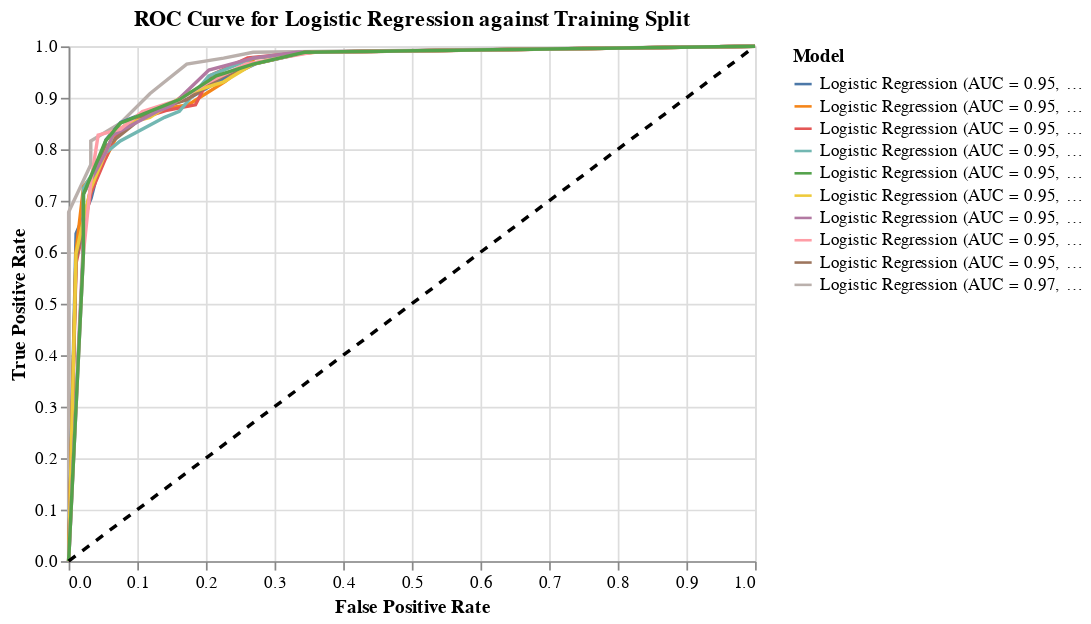
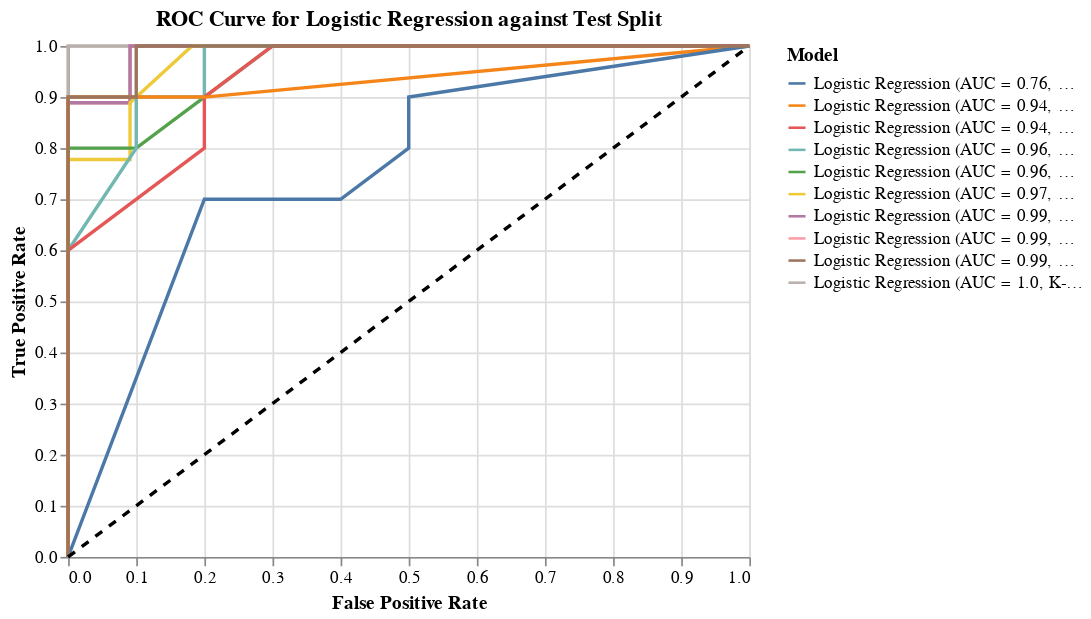

These figures' notebook cell, in order:
### Code cell
%%capture --no-display

rocdict_train = {}
rocdict_test = {}
for fold, (train_index, test_index) in enumerate(skf.split(data.loc[:, ['x1', 'x2']], data.loc[:, 'y'])):
    logmodel = Logistic_regression()
    logmodel.fit(data.loc[train_index, ['x1', 'x2']], data.loc[train_index, 'y'], 1)
    for num, eachSplit in enumerate((train_index, test_index)):
        positives = logmodel.predict_proba(data.loc[eachSplit, ['x1', 'x2']].loc[data.loc[eachSplit, 'y'] == 1, :])
        negatives = logmodel.predict_proba(data.loc[eachSplit, ['x1', 'x2']].loc[data.loc[eachSplit, 'y'] == 0, :])
        templist = {'True Positive Rate': [], 'False Positive Rate': []}
        for i in range(11):
            templist['True Positive Rate'].append((positives > i / 10.0).sum() / positives.shape[0])
            templist['False Positive Rate'].append((negatives > i / 10.0).sum() / negatives.shape[0])

        dftemplist = pd.DataFrame(templist)
        
        auc = round(np.dot(
            ((dftemplist.loc[:, 'True Positive Rate'] + dftemplist.loc[:, 'True Positive Rate'].shift(1)) / 2).dropna(),
            (-dftemplist.loc[:, 'False Positive Rate'] + dftemplist.loc[:, 'False Positive Rate'].shift(1)).dropna()), 2)
        if num == 0:
            rocdict_train[(f"Logistic Regression (AUC = {auc}, K-fold = {fold})", 'True Positive Rate')] = templist['True Positive Rate']
            rocdict_train[(f"Logistic Regression (AUC = {auc}, K-fold = {fold})", 'False Positive Rate')] = templist['False Positive Rate']
        else:
            rocdict_test[(f"Logistic Regression (AUC = {auc}, K-fold = {fold})", 'True Positive Rate')] = templist['True Positive Rate']
            rocdict_test[(f"Logistic Regression (AUC = {auc}, K-fold = {fold})", 'False Positive Rate')] = templist['False Positive Rate']

    
rocdf_train = pd.DataFrame(rocdict_train).stack(level = 0).reset_index(names = ['drop', 'Model'])
rocdf_test = pd.DataFrame(rocdict_test).stack(level = 0).reset_index(names = ['drop', 'Model'])

trainChart = alt.Chart(rocdf_train.sort_values("True Positive Rate"), title = "ROC Curve for Logistic Regression against Training Split").mark_line().encode(x = 'False Positive Rate', y = 'True Positive Rate', color = 'Model')
testChart = alt.Chart(rocdf_test.sort_values("True Positive Rate"), title = "ROC Curve for Logistic Regression against Test Split").mark_line().encode(x = 'False Positive Rate', y = 'True Positive Rate', color = 'Model')

display(trainChart + alt.Chart(pd.DataFrame({'False Positive Rate': [0, 1], 'True Positive Rate': [0, 1]})).mark_line(color = 'black', strokeDash = [5, 5]).encode(x = 'False Positive Rate', y = 'True Positive Rate'))
display(testChart + alt.Chart(pd.DataFrame({'False Positive Rate': [0, 1], 'True Positive Rate': [0, 1]})).mark_line(color = 'black', strokeDash = [5, 5]).encode(x = 'False Positive Rate', y = 'True Positive Rate'))

### Figure 1 — Vega-Lite specification as saved in the notebook (floating-point values rounded to 4 significant figures)
{"config": {"view": {"continuousWidth": 400, "continuousHeight": 300}}, "layer": [{"data": {"name": "data-16eff3f1b97de87124f80a80f99c5341"}, "mark": "line", "encoding": {"color": {"field": "Model", "type": "nominal"}, "x": {"field": "False Positive Rate", "type": "quantitative"}, "y": {"field": "True Positive Rate", "type": "quantitative"}}, "title": "ROC Curve for Logistic Regression against Training Split"}, {"data": {"name": "data-7ec80491351eb1633dfb0aee95354e07"}, "mark": {"type": "line", "color": "black", "strokeDash": [5, 5]}, "encoding": {"x": {"field": "False Positive Rate", "type": "quantitative"}, "y": {"field": "True Positive Rate", "type": "quantitative"}}}], "$schema": "https://vega.github.io/schema/vega-lite/v4.17.0.json", "datasets": {"data-16eff3f1b97de87124f80a80f99c5341": [{"drop": 10, "Model": "Logistic Regression (AUC = 0.97, K-fold = 8)", "False Positive Rate": 0.0, "True Positive Rate": 0.0}, {"drop": 10, "Model": "Logistic Regression (AUC = 0.95, K-fold = 0)", "False Positive Rate": 0.0, "True Positive Rate": 0.0}, {"drop": 10, "Model": "Logistic Regression (AUC = 0.95, K-fold = 1)", "False Positive Rate": 0.0, "True Positive Rate": 0.0}, {"drop": 10, "Model": "Logistic Regression (AUC = 0.95, K-fold = 2)", "False Positive Rate": 0.0, "True Positive Rate": 0.0}, {"drop": 10, "Model": "Logistic Regression (AUC = 0.95, K-fold = 3)", "False Positive Rate": 0.0, "True Positive Rate": 0.0}, {"drop": 10, "Model": "Logistic Regression (AUC = 0.95, K-fold = 9)", "False Positive Rate": 0.0, "True Positive Rate": 0.0}, {"drop": 10, "Model": "Logistic Regression (AUC = 0.95, K-fold = 5)", "False Positive Rate": 0.0, "True Positive Rate": 0.0}, {"drop": 10, "Model": "Logistic Regression (AUC = 0.95, K-fold = 6)", "False Positive Rate": 0.0, "True Positive Rate": 0.0}, {"drop": 10, "Model": "Logistic Regression (AUC = 0.95, K-fold = 7)", "False Positive Rate": 0.0, "True Positive Rate": 0.0}, {"drop": 10, "Model": "Logistic Regression (AUC = 0.95, K-fold = 4)", "False Positive Rate": 0.0, "True Positive Rate": 0.0}, {"drop": 9, "Model": "Logistic Regression (AUC = 0.95, K-fold = 2)", "False Positive Rate": 0.01087, "True Positive Rate": 0.5795}, {"drop": 9, "Model": "Logistic Regression (AUC = 0.95, K-fold = 9)", "False Positive Rate": 0.01075, "True Positive Rate": 0.5862}, {"drop": 9, "Model": "Logistic Regression (AUC = 0.95, K-fold = 7)", "False Positive Rate": 0.02151, "True Positive Rate": 0.5977}, {"drop": 9, "Model": "Logistic Regression (AUC = 0.95, K-fold = 5)", "False Positive Rate": 0.01075, "True Positive Rate": 0.5977}, {"drop": 9, "Model": "Logistic Regression (AUC = 0.95, K-fold = 4)", "False Positive Rate": 0.02151, "True Positive Rate": 0.5977}, {"drop": 9, "Model": "Logistic Regression (AUC = 0.95, K-fold = 3)", "False Positive Rate": 0.02151, "True Positive Rate": 0.5977}, {"drop": 9, "Model": "Logistic Regression (AUC = 0.95, K-fold = 1)", "False Positive Rate": 0.01087, "True Positive Rate": 0.6023}, {"drop": 9, "Model": "Logistic Regression (AUC = 0.95, K-fold = 6)", "False Positive Rate": 0.02151, "True Positive Rate": 0.6207}, {"drop": 9, "Model": "Logistic Regression (AUC = 0.95, K-fold = 0)", "False Positive Rate": 0.01087, "True Positive Rate": 0.6364}, {"drop": 9, "Model": "Logistic Regression (AUC = 0.97, K-fold = 8)", "False Positive Rate": 0.0, "True Positive Rate": 0.6782}, {"drop": 8, "Model": "Logistic Regression (AUC = 0.95, K-fold = 0)", "False Positive Rate": 0.03261, "True Positive Rate": 0.7045}, {"drop": 8, "Model": "Logistic Regression (AUC = 0.95, K-fold = 6)", "False Positive Rate": 0.02151, "True Positive Rate": 0.7126}, {"drop": 8, "Model": "Logistic Regression (AUC = 0.95, K-fold = 4)", "False Positive Rate": 0.02151, "True Positive Rate": 0.7126}, {"drop": 8, "Model": "Logistic Regression (AUC = 0.95, K-fold = 2)", "False Positive Rate": 0.03261, "True Positive Rate": 0.7159}, {"drop": 8, "Model": "Logistic Regression (AUC = 0.95, K-fold = 3)", "False Positive Rate": 0.02151, "True Positive Rate": 0.7241}, {"drop": 8, "Model": "Logistic Regression (AUC = 0.95, K-fold = 9)", "False Positive Rate": 0.03226, "True Positive Rate": 0.7241}, {"drop": 8, "Model": "Logistic Regression (AUC = 0.95, K-fold = 5)", "False Positive Rate": 0.03226, "True Positive Rate": 0.7241}, {"drop": 8, "Model": "Logistic Regression (AUC = 0.95, K-fold = 1)", "False Positive Rate": 0.02174, "True Positive Rate": 0.7273}, {"drop": 8, "Model": "Logistic Regression (AUC = 0.95, K-fold = 7)", "False Positive Rate": 0.03226, "True Positive Rate": 0.7356}, {"drop": 8, "Model": "Logistic Regression (AUC = 0.97, K-fold = 8)", "False Positive Rate": 0.03226, "True Positive Rate": 0.7701}, {"drop": 7, "Model": "Logistic Regression (AUC = 0.95, K-fold = 1)", "False Positive Rate": 0.05435, "True Positive Rate": 0.7841}, {"drop": 7, "Model": "Logistic Regression (AUC = 0.95, K-fold = 3)", "False Positive Rate": 0.05376, "True Positive Rate": 0.7931}, {"drop": 7, "Model": "Logistic Regression (AUC = 0.95, K-fold = 6)", "False Positive Rate": 0.05376, "True Positive Rate": 0.7931}, {"drop": 7, "Model": "Logistic Regression (AUC = 0.95, K-fold = 9)", "False Positive Rate": 0.05376, "True Positive Rate": 0.8046}, {"drop": 7, "Model": "Logistic Regression (AUC = 0.95, K-fold = 4)", "False Positive Rate": 0.05376, "True Positive Rate": 0.8161}, {"drop": 7, "Model": "Logistic Regression (AUC = 0.97, K-fold = 8)", "False Positive Rate": 0.03226, "True Positive Rate": 0.8161}, {"drop": 6, "Model": "Logistic Regression (AUC = 0.95, K-fold = 3)", "False Positive Rate": 0.07527, "True Positive Rate": 0.8161}, {"drop": 7, "Model": "Logistic Regression (AUC = 0.95, K-fold = 2)", "False Positive Rate": 0.06522, "True Positive Rate": 0.8182}, {"drop": 7, "Model": "Logistic Regression (AUC = 0.95, K-fold = 0)", "False Positive Rate": 0.05435, "True Positive Rate": 0.8182}, {"drop": 7, "Model": "Logistic Regression (AUC = 0.95, K-fold = 7)", "False Positive Rate": 0.04301, "True Positive Rate": 0.8276}, {"drop": 7, "Model": "Logistic Regression (AUC = 0.95, K-fold = 5)", "False Positive Rate": 0.06452, "True Positive Rate": 0.8276}, {"drop": 6, "Model": "Logistic Regression (AUC = 0.95, K-fold = 6)", "False Positive Rate": 0.06452, "True Positive Rate": 0.8276}, {"drop": 6, "Model": "Logistic Regression (AUC = 0.95, K-fold = 7)", "False Positive Rate": 0.07527, "True Positive Rate": 0.8391}, {"drop": 6, "Model": "Logistic Regression (AUC = 0.95, K-fold = 9)", "False Positive Rate": 0.08602, "True Positive Rate": 0.8391}, {"drop": 6, "Model": "Logistic Regression (AUC = 0.95, K-fold = 1)", "False Positive Rate": 0.07609, "True Positive Rate": 0.8409}, {"drop": 6, "Model": "Logistic Regression (AUC = 0.95, K-fold = 5)", "False Positive Rate": 0.08602, "True Positive Rate": 0.8506}, {"drop": 6, "Model": "Logistic Regression (AUC = 0.97, K-fold = 8)", "False Positive Rate": 0.07527, "True Positive Rate": 0.8506}, {"drop": 6, "Model": "Logistic Regression (AUC = 0.95, K-fold = 4)", "False Positive Rate": 0.07527, "True Positive Rate": 0.8506}, {"drop": 6, "Model": "Logistic Regression (AUC = 0.95, K-fold = 2)", "False Positive Rate": 0.08696, "True Positive Rate": 0.8523}, {"drop": 6, "Model": "Logistic Regression (AUC = 0.95, K-fold = 0)", "False Positive Rate": 0.07609, "True Positive Rate": 0.8523}, {"drop": 5, "Model": "Logistic Regression (AUC = 0.95, K-fold = 5)", "False Positive Rate": 0.1183, "True Positive Rate": 0.8621}, {"drop": 5, "Model": "Logistic Regression (AUC = 0.95, K-fold = 3)", "False Positive Rate": 0.1398, "True Positive Rate": 0.8621}, {"drop": 5, "Model": "Logistic Regression (AUC = 0.95, K-fold = 9)", "False Positive Rate": 0.1183, "True Positive Rate": 0.8736}, {"drop": 5, "Model": "Logistic Regression (AUC = 0.95, K-fold = 7)", "False Positive Rate": 0.1075, "True Positive Rate": 0.8736}, {"drop": 5, "Model": "Logistic Regression (AUC = 0.95, K-fold = 6)", "False Positive Rate": 0.129, "True Positive Rate": 0.8736}, {"drop": 5, "Model": "Logistic Regression (AUC = 0.95, K-fold = 4)", "False Positive Rate": 0.1183, "True Positive Rate": 0.8736}, {"drop": 4, "Model": "Logistic Regression (AUC = 0.95, K-fold = 3)", "False Positive Rate": 0.1613, "True Positive Rate": 0.8736}, {"drop": 5, "Model": "Logistic Regression (AUC = 0.95, K-fold = 2)", "False Positive Rate": 0.1413, "True Positive Rate": 0.875}, {"drop": 5, "Model": "Logistic Regression (AUC = 0.95, K-fold = 1)", "False Positive Rate": 0.1196, "True Positive Rate": 0.875}, {"drop": 5, "Model": "Logistic Regression (AUC = 0.95, K-fold = 0)", "False Positive Rate": 0.1196, "True Positive Rate": 0.875}, {"drop": 4, "Model": "Logistic Regression (AUC = 0.95, K-fold = 6)", "False Positive Rate": 0.1505, "True Positive Rate": 0.8851}, {"drop": 4, "Model": "Logistic Regression (AUC = 0.95, K-fold = 2)", "False Positive Rate": 0.1848, "True Positive Rate": 0.8864}, {"drop": 4, "Model": "Logistic Regression (AUC = 0.95, K-fold = 1)", "False Positive Rate": 0.1739, "True Positive Rate": 0.8864}, {"drop": 4, "Model": "Logistic Regression (AUC = 0.95, K-fold = 9)", "False Positive Rate": 0.172, "True Positive Rate": 0.8966}, {"drop": 4, "Model": "Logistic Regression (AUC = 0.95, K-fold = 7)", "False Positive Rate": 0.1613, "True Positive Rate": 0.8966}, {"drop": 4, "Model": "Logistic Regression (AUC = 0.95, K-fold = 4)", "False Positive Rate": 0.1613, "True Positive Rate": 0.8966}, {"drop": 4, "Model": "Logistic Regression (AUC = 0.95, K-fold = 0)", "False Positive Rate": 0.1739, "True Positive Rate": 0.8977}, {"drop": 5, "Model": "Logistic Regression (AUC = 0.97, K-fold = 8)", "False Positive Rate": 0.1183, "True Positive Rate": 0.908}, {"drop": 4, "Model": "Logistic Regression (AUC = 0.95, K-fold = 5)", "False Positive Rate": 0.172, "True Positive Rate": 0.908}, {"drop": 4, "Model": "Logistic Regression (AUC = 0.97, K-fold = 8)", "False Positive Rate": 0.129, "True Positive Rate": 0.9195}, {"drop": 3, "Model": "Logistic Regression (AUC = 0.95, K-fold = 5)", "False Positive Rate": 0.2258, "True Positive Rate": 0.931}, {"drop": 3, "Model": "Logistic Regression (AUC = 0.95, K-fold = 7)", "False Positive Rate": 0.2043, "True Positive Rate": 0.931}, {"drop": 3, "Model": "Logistic Regression (AUC = 0.95, K-fold = 0)", "False Positive Rate": 0.2174, "True Positive Rate": 0.9318}, {"drop": 3, "Model": "Logistic Regression (AUC = 0.95, K-fold = 1)", "False Positive Rate": 0.2283, "True Positive Rate": 0.9318}, {"drop": 3, "Model": "Logistic Regression (AUC = 0.95, K-fold = 3)", "False Positive Rate": 0.2043, "True Positive Rate": 0.9425}, {"drop": 3, "Model": "Logistic Regression (AUC = 0.95, K-fold = 9)", "False Positive Rate": 0.2258, "True Positive Rate": 0.9425}, {"drop": 3, "Model": "Logistic Regression (AUC = 0.95, K-fold = 4)", "False Positive Rate": 0.2151, "True Positive Rate": 0.9425}, {"drop": 3, "Model": "Logistic Regression (AUC = 0.95, K-fold = 2)", "False Positive Rate": 0.2065, "True Positive Rate": 0.9432}, {"drop": 3, "Model": "Logistic Regression (AUC = 0.95, K-fold = 6)", "False Positive Rate": 0.2043, "True Positive Rate": 0.954}, {"drop": 2, "Model": "Logistic Regression (AUC = 0.95, K-fold = 5)", "False Positive Rate": 0.2688, "True Positive Rate": 0.9655}, {"drop": 2, "Model": "Logistic Regression (AUC = 0.95, K-fold = 9)", "False Positive Rate": 0.2688, "True Positive Rate": 0.9655}, {"drop": 2, "Model": "Logistic Regression (AUC = 0.95, K-fold = 7)", "False Positive Rate": 0.2581, "True Positive Rate": 0.9655}, {"drop": 3, "Model": "Logistic Regression (AUC = 0.97, K-fold = 8)", "False Positive Rate": 0.172, "True Positive Rate": 0.9655}, {"drop": 2, "Model": "Logistic Regression (AUC = 0.95, K-fold = 4)", "False Positive Rate": 0.2688, "True Positive Rate": 0.9655}, {"drop": 2, "Model": "Logistic Regression (AUC = 0.95, K-fold = 0)", "False Positive Rate": 0.2717, "True Positive Rate": 0.9659}, {"drop": 2, "Model": "Logistic Regression (AUC = 0.95, K-fold = 6)", "False Positive Rate": 0.2688, "True Positive Rate": 0.977}, {"drop": 2, "Model": "Logistic Regression (AUC = 0.97, K-fold = 8)", "False Positive Rate": 0.2258, "True Positive Rate": 0.977}, {"drop": 2, "Model": "Logistic Regression (AUC = 0.95, K-fold = 3)", "False Positive Rate": 0.2688, "True Positive Rate": 0.977}, {"drop": 2, "Model": "Logistic Regression (AUC = 0.95, K-fold = 2)", "False Positive Rate": 0.2609, "True Positive Rate": 0.9773}, {"drop": 2, "Model": "Logistic Regression (AUC = 0.95, K-fold = 1)", "False Positive Rate": 0.2717, "True Positive Rate": 0.9773}, {"drop": 1, "Model": "Logistic Regression (AUC = 0.97, K-fold = 8)", "False Positive Rate": 0.2688, "True Positive Rate": 0.9885}, {"drop": 1, "Model": "Logistic Regression (AUC = 0.95, K-fold = 9)", "False Positive Rate": 0.3441, "True Positive Rate": 0.9885}, {"drop": 1, "Model": "Logistic Regression (AUC = 0.95, K-fold = 7)", "False Positive Rate": 0.3548, "True Positive Rate": 0.9885}, {"drop": 1, "Model": "Logistic Regression (AUC = 0.95, K-fold = 6)", "False Positive Rate": 0.3333, "True Positive Rate": 0.9885}, {"drop": 1, "Model": "Logistic Regression (AUC = 0.95, K-fold = 5)", "False Positive Rate": 0.3441, "True Positive Rate": 0.9885}, {"drop": 1, "Model": "Logistic Regression (AUC = 0.95, K-fold = 4)", "False Positive Rate": 0.3441, "True Positive Rate": 0.9885}, {"drop": 1, "Model": "Logistic Regression (AUC = 0.95, K-fold = 3)", "False Positive Rate": 0.3548, "True Positive Rate": 0.9885}, {"drop": 1, "Model": "Logistic Regression (AUC = 0.95, K-fold = 0)", "False Positive Rate": 0.3478, "True Positive Rate": 0.9886}, {"drop": 1, "Model": "Logistic Regression (AUC = 0.95, K-fold = 1)", "False Positive Rate": 0.3587, "True Positive Rate": 0.9886}, {"drop": 1, "Model": "Logistic Regression (AUC = 0.95, K-fold = 2)", "False Positive Rate": 0.3478, "True Positive Rate": 0.9886}, {"drop": 0, "Model": "Logistic Regression (AUC = 0.97, K-fold = 8)", "False Positive Rate": 1.0, "True Positive Rate": 1.0}, {"drop": 0, "Model": "Logistic Regression (AUC = 0.95, K-fold = 9)", "False Positive Rate": 1.0, "True Positive Rate": 1.0}, {"drop": 0, "Model": "Logistic Regression (AUC = 0.95, K-fold = 7)", "False Positive Rate": 1.0, "True Positive Rate": 1.0}, {"drop": 0, "Model": "Logistic Regression (AUC = 0.95, K-fold = 6)", "False Positive Rate": 1.0, "True Positive Rate": 1.0}, {"drop": 0, "Model": "Logistic Regression (AUC = 0.95, K-fold = 5)", "False Positive Rate": 1.0, "True Positive Rate": 1.0}, {"drop": 0, "Model": "Logistic Regression (AUC = 0.95, K-fold = 4)", "False Positive Rate": 1.0, "True Positive Rate": 1.0}, {"drop": 0, "Model": "Logistic Regression (AUC = 0.95, K-fold = 3)", "False Positive Rate": 1.0, "True Positive Rate": 1.0}, {"drop": 0, "Model": "Logistic Regression (AUC = 0.95, K-fold = 2)", "False Positive Rate": 1.0, "True Positive Rate": 1.0}, {"drop": 0, "Model": "Logistic Regression (AUC = 0.95, K-fold = 1)", "False Positive Rate": 1.0, "True Positive Rate": 1.0}, {"drop": 0, "Model": "Logistic Regression (AUC = 0.95, K-fold = 0)", "False Positive Rate": 1.0, "True Positive Rate": 1.0}], "data-7ec80491351eb1633dfb0aee95354e07": [{"False Positive Rate": 0, "True Positive Rate": 0}, {"False Positive Rate": 1, "True Positive Rate": 1}]}}

### Figure 2 — Vega-Lite specification as saved in the notebook (floating-point values rounded to 4 significant figures)
{"config": {"view": {"continuousWidth": 400, "continuousHeight": 300}}, "layer": [{"data": {"name": "data-d2c0848bf4b414d80c28e8a49fc34463"}, "mark": "line", "encoding": {"color": {"field": "Model", "type": "nominal"}, "x": {"field": "False Positive Rate", "type": "quantitative"}, "y": {"field": "True Positive Rate", "type": "quantitative"}}, "title": "ROC Curve for Logistic Regression against Test Split"}, {"data": {"name": "data-7ec80491351eb1633dfb0aee95354e07"}, "mark": {"type": "line", "color": "black", "strokeDash": [5, 5]}, "encoding": {"x": {"field": "False Positive Rate", "type": "quantitative"}, "y": {"field": "True Positive Rate", "type": "quantitative"}}}], "$schema": "https://vega.github.io/schema/vega-lite/v4.17.0.json", "datasets": {"data-d2c0848bf4b414d80c28e8a49fc34463": [{"drop": 10, "Model": "Logistic Regression (AUC = 1.0, K-fold = 3)", "False Positive Rate": 0.0, "True Positive Rate": 0.0}, {"drop": 10, "Model": "Logistic Regression (AUC = 0.99, K-fold = 2)", "False Positive Rate": 0.0, "True Positive Rate": 0.0}, {"drop": 10, "Model": "Logistic Regression (AUC = 0.99, K-fold = 1)", "False Positive Rate": 0.0, "True Positive Rate": 0.0}, {"drop": 10, "Model": "Logistic Regression (AUC = 0.97, K-fold = 0)", "False Positive Rate": 0.0, "True Positive Rate": 0.0}, {"drop": 10, "Model": "Logistic Regression (AUC = 0.96, K-fold = 5)", "False Positive Rate": 0.0, "True Positive Rate": 0.0}, {"drop": 10, "Model": "Logistic Regression (AUC = 0.96, K-fold = 4)", "False Positive Rate": 0.0, "True Positive Rate": 0.0}, {"drop": 10, "Model": "Logistic Regression (AUC = 0.94, K-fold = 7)", "False Positive Rate": 0.0, "True Positive Rate": 0.0}, {"drop": 10, "Model": "Logistic Regression (AUC = 0.94, K-fold = 6)", "False Positive Rate": 0.0, "True Positive Rate": 0.0}, {"drop": 10, "Model": "Logistic Regression (AUC = 0.76, K-fold = 8)", "False Positive Rate": 0.0, "True Positive Rate": 0.0}, {"drop": 10, "Model": "Logistic Regression (AUC = 0.99, K-fold = 9)", "False Positive Rate": 0.0, "True Positive Rate": 0.0}, {"drop": 9, "Model": "Logistic Regression (AUC = 0.97, K-fold = 0)", "False Positive Rate": 0.0, "True Positive Rate": 0.2222}, {"drop": 9, "Model": "Logistic Regression (AUC = 0.99, K-fold = 1)", "False Positive Rate": 0.0, "True Positive Rate": 0.5556}, {"drop": 8, "Model": "Logistic Regression (AUC = 0.96, K-fold = 5)", "False Positive Rate": 0.0, "True Positive Rate": 0.6}, {"drop": 9, "Model": "Logistic Regression (AUC = 0.96, K-fold = 5)", "False Positive Rate": 0.0, "True Positive Rate": 0.6}, {"drop": 9, "Model": "Logistic Regression (AUC = 0.96, K-fold = 4)", "False Positive Rate": 0.0, "True Positive Rate": 0.6}, {"drop": 9, "Model": "Logistic Regression (AUC = 0.94, K-fold = 7)", "False Positive Rate": 0.0, "True Positive Rate": 0.6}, {"drop": 9, "Model": "Logistic Regression (AUC = 1.0, K-fold = 3)", "False Positive Rate": 0.0, "True Positive Rate": 0.6}, {"drop": 8, "Model": "Logistic Regression (AUC = 0.94, K-fold = 7)", "False Positive Rate": 0.0, "True Positive Rate": 0.6}, {"drop": 8, "Model": "Logistic Regression (AUC = 0.99, K-fold = 1)", "False Positive Rate": 0.0, "True Positive Rate": 0.6667}, {"drop": 6, "Model": "Logistic Regression (AUC = 0.76, K-fold = 8)", "False Positive Rate": 0.3, "True Positive Rate": 0.7}, {"drop": 7, "Model": "Logistic Regression (AUC = 0.76, K-fold = 8)", "False Positive Rate": 0.2, "True Positive Rate": 0.7}, {"drop": 7, "Model": "Logistic Regression (AUC = 0.96, K-fold = 5)", "False Positive Rate": 0.0, "True Positive Rate": 0.7}, {"drop": 3, "Model": "Logistic Regression (AUC = 0.76, K-fold = 8)", "False Positive Rate": 0.4, "True Positive Rate": 0.7}, {"drop": 8, "Model": "Logistic Regression (AUC = 0.76, K-fold = 8)", "False Positive Rate": 0.2, "True Positive Rate": 0.7}, {"drop": 4, "Model": "Logistic Regression (AUC = 0.76, K-fold = 8)", "False Positive Rate": 0.4, "True Positive Rate": 0.7}, {"drop": 5, "Model": "Logistic Regression (AUC = 0.76, K-fold = 8)", "False Positive Rate": 0.3, "True Positive Rate": 0.7}, {"drop": 8, "Model": "Logistic Regression (AUC = 0.99, K-fold = 9)", "False Positive Rate": 0.0, "True Positive Rate": 0.7}, {"drop": 8, "Model": "Logistic Regression (AUC = 1.0, K-fold = 3)", "False Positive Rate": 0.0, "True Positive Rate": 0.7}, {"drop": 9, "Model": "Logistic Regression (AUC = 0.76, K-fold = 8)", "False Positive Rate": 0.2, "True Positive Rate": 0.7}, {"drop": 9, "Model": "Logistic Regression (AUC = 0.99, K-fold = 9)", "False Positive Rate": 0.0, "True Positive Rate": 0.7}, {"drop": 8, "Model": "Logistic Regression (AUC = 0.97, K-fold = 0)", "False Positive Rate": 0.0, "True Positive Rate": 0.7778}, {"drop": 5, "Model": "Logistic Regression (AUC = 0.99, K-fold = 1)", "False Positive Rate": 0.0, "True Positive Rate": 0.7778}, {"drop": 7, "Model": "Logistic Regression (AUC = 0.99, K-fold = 1)", "False Positive Rate": 0.0, "True Positive Rate": 0.7778}, {"drop": 7, "Model": "Logistic Regression (AUC = 0.97, K-fold = 0)", "False Positive Rate": 0.09091, "True Positive Rate": 0.7778}, {"drop": 9, "Model": "Logistic Regression (AUC = 0.99, K-fold = 2)", "False Positive Rate": 0.0, "True Positive Rate": 0.7778}, {"drop": 6, "Model": "Logistic Regression (AUC = 0.99, K-fold = 1)", "False Positive Rate": 0.0, "True Positive Rate": 0.7778}, {"drop": 6, "Model": "Logistic Regression (AUC = 0.97, K-fold = 0)", "False Positive Rate": 0.09091, "True Positive Rate": 0.7778}, {"drop": 6, "Model": "Logistic Regression (AUC = 0.96, K-fold = 4)", "False Positive Rate": 0.1, "True Positive Rate": 0.8}, {"drop": 8, "Model": "Logistic Regression (AUC = 0.94, K-fold = 6)", "False Positive Rate": 0.0, "True Positive Rate": 0.8}, {"drop": 8, "Model": "Logistic Regression (AUC = 0.96, K-fold = 4)", "False Positive Rate": 0.1, "True Positive Rate": 0.8}, {"drop": 7, "Model": "Logistic Regression (AUC = 0.94, K-fold = 7)", "False Positive Rate": 0.2, "True Positive Rate": 0.8}, {"drop": 7, "Model": "Logistic Regression (AUC = 0.96, K-fold = 4)", "False Positive Rate": 0.1, "True Positive Rate": 0.8}, {"drop": 7, "Model": "Logistic Regression (AUC = 0.99, K-fold = 9)", "False Positive Rate": 0.0, "True Positive Rate": 0.8}, {"drop": 6, "Model": "Logistic Regression (AUC = 0.96, K-fold = 5)", "False Positive Rate": 0.0, "True Positive Rate": 0.8}, {"drop": 9, "Model": "Logistic Regression (AUC = 0.94, K-fold = 6)", "False Positive Rate": 0.0, "True Positive Rate": 0.8}, {"drop": 5, "Model": "Logistic Regression (AUC = 0.96, K-fold = 5)", "False Positive Rate": 0.0, "True Positive Rate": 0.8}, {"drop": 2, "Model": "Logistic Regression (AUC = 0.76, K-fold = 8)", "False Positive Rate": 0.5, "True Positive Rate": 0.8}, {"drop": 4, "Model": "Logistic Regression (AUC = 0.96, K-fold = 5)", "False Positive Rate": 0.1, "True Positive Rate": 0.8}, {"drop": 3, "Model": "Logistic Regression (AUC = 0.96, K-fold = 5)", "False Positive Rate": 0.1, "True Positive Rate": 0.8}, {"drop": 4, "Model": "Logistic Regression (AUC = 0.99, K-fold = 1)", "False Positive Rate": 0.0, "True Positive Rate": 0.8889}, {"drop": 8, "Model": "Logistic Regression (AUC = 0.99, K-fold = 2)", "False Positive Rate": 0.0, "True Positive Rate": 0.8889}, {"drop": 2, "Model": "Logistic Regression (AUC = 0.99, K-fold = 1)", "False Positive Rate": 0.09091, "True Positive Rate": 0.8889}, {"drop": 4, "Model": "Logistic Regression (AUC = 0.97, K-fold = 0)", "False Positive Rate": 0.09091, "True Positive Rate": 0.8889}, {"drop": 6, "Model": "Logistic Regression (AUC = 0.99, K-fold = 2)", "False Positive Rate": 0.09091, "True Positive Rate": 0.8889}, {"drop": 3, "Model": "Logistic Regression (AUC = 0.99, K-fold = 1)", "False Positive Rate": 0.0, "True Positive Rate": 0.8889}, {"drop": 7, "Model": "Logistic Regression (AUC = 0.99, K-fold = 2)", "False Positive Rate": 0.0, "True Positive Rate": 0.8889}, {"drop": 5, "Model": "Logistic Regression (AUC = 0.97, K-fold = 0)", "False Positive Rate": 0.09091, "True Positive Rate": 0.8889}, {"drop": 4, "Model": "Logistic Regression (AUC = 0.94, K-fold = 7)", "False Positive Rate": 0.2, "True Positive Rate": 0.9}, {"drop": 4, "Model": "Logistic Regression (AUC = 0.99, K-fold = 9)", "False Positive Rate": 0.1, "True Positive Rate": 0.9}, {"drop": 2, "Model": "Logistic Regression (AUC = 0.94, K-fold = 6)", "False Positive Rate": 0.2, "True Positive Rate": 0.9}, {"drop": 2, "Model": "Logistic Regression (AUC = 0.96, K-fold = 5)", "False Positive Rate": 0.2, "True Positive Rate": 0.9}, {"drop": 7, "Model": "Logistic Regression (AUC = 1.0, K-fold = 3)", "False Positive Rate": 0.0, "True Positive Rate": 0.9}, {"drop": 1, "Model": "Logistic Regression (AUC = 0.94, K-fold = 6)", "False Positive Rate": 0.2, "True Positive Rate": 0.9}, {"drop": 5, "Model": "Logistic Regression (AUC = 0.94, K-fold = 6)", "False Positive Rate": 0.2, "True Positive Rate": 0.9}, {"drop": 1, "Model": "Logistic Regression (AUC = 0.76, K-fold = 8)", "False Positive Rate": 0.5, "True Positive Rate": 0.9}, {"drop": 3, "Model": "Logistic Regression (AUC = 0.94, K-fold = 6)", "False Positive Rate": 0.2, "True Positive Rate": 0.9}, {"drop": 7, "Model": "Logistic Regression (AUC = 0.94, K-fold = 6)", "False Positive Rate": 0.0, "True Positive Rate": 0.9}, {"drop": 6, "Model": "Logistic Regression (AUC = 0.99, K-fold = 9)", "False Positive Rate": 0.0, "True Positive Rate": 0.9}, {"drop": 5, "Model": "Logistic Regression (AUC = 0.94, K-fold = 7)", "False Positive Rate": 0.2, "True Positive Rate": 0.9}, {"drop": 6, "Model": "Logistic Regression (AUC = 0.94, K-fold = 6)", "False Positive Rate": 0.2, "True Positive Rate": 0.9}, {"drop": 4, "Model": "Logistic Regression (AUC = 0.96, K-fold = 4)", "False Positive Rate": 0.2, "True Positive Rate": 0.9}, {"drop": 5, "Model": "Logistic Regression (AUC = 0.99, K-fold = 9)", "False Positive Rate": 0.1, "True Positive Rate": 0.9}, {"drop": 4, "Model": "Logistic Regression (AUC = 0.94, K-fold = 6)", "False Positive Rate": 0.2, "True Positive Rate": 0.9}, {"drop": 6, "Model": "Logistic Regression (AUC = 0.94, K-fold = 7)", "False Positive Rate": 0.2, "True Positive Rate": 0.9}, {"drop": 5, "Model": "Logistic Regression (AUC = 0.96, K-fold = 4)", "False Positive Rate": 0.1, "True Positive Rate": 0.9}, {"drop": 0, "Model": "Logistic Regression (AUC = 0.94, K-fold = 6)", "False Positive Rate": 1.0, "True Positive Rate": 1.0}, {"drop": 1, "Model": "Logistic Regression (AUC = 0.97, K-fold = 0)", "False Positive Rate": 0.3636, "True Positive Rate": 1.0}, {"drop": 1, "Model": "Logistic Regression (AUC = 0.96, K-fold = 5)", "False Positive Rate": 0.3, "True Positive Rate": 1.0}, {"drop": 0, "Model": "Logistic Regression (AUC = 0.94, K-fold = 7)", "False Positive Rate": 1.0, "True Positive Rate": 1.0}, {"drop": 1, "Model": "Logistic Regression (AUC = 0.96, K-fold = 4)", "False Positive Rate": 0.4, "True Positive Rate": 1.0}, {"drop": 0, "Model": "Logistic Regression (AUC = 0.99, K-fold = 1)", "False Positive Rate": 1.0, "True Positive Rate": 1.0}, {"drop": 0, "Model": "Logistic Regression (AUC = 0.96, K-fold = 4)", "False Positive Rate": 1.0, "True Positive Rate": 1.0}, {"drop": 0, "Model": "Logistic Regression (AUC = 0.96, K-fold = 5)", "False Positive Rate": 1.0, "True Positive Rate": 1.0}, {"drop": 0, "Model": "Logistic Regression (AUC = 0.97, K-fold = 0)", "False Positive Rate": 1.0, "True Positive Rate": 1.0}, {"drop": 0, "Model": "Logistic Regression (AUC = 1.0, K-fold = 3)", "False Positive Rate": 1.0, "True Positive Rate": 1.0}, {"drop": 0, "Model": "Logistic Regression (AUC = 0.99, K-fold = 9)", "False Positive Rate": 1.0, "True Positive Rate": 1.0}, {"drop": 1, "Model": "Logistic Regression (AUC = 0.99, K-fold = 1)", "False Positive Rate": 0.09091, "True Positive Rate": 1.0}, {"drop": 0, "Model": "Logistic Regression (AUC = 0.99, K-fold = 2)", "False Positive Rate": 1.0, "True Positive Rate": 1.0}, {"drop": 1, "Model": "Logistic Regression (AUC = 0.94, K-fold = 7)", "False Positive Rate": 0.3, "True Positive Rate": 1.0}, {"drop": 1, "Model": "Logistic Regression (AUC = 0.99, K-fold = 2)", "False Positive Rate": 0.5455, "True Positive Rate": 1.0}, {"drop": 2, "Model": "Logistic Regression (AUC = 0.97, K-fold = 0)", "False Positive Rate": 0.1818, "True Positive Rate": 1.0}, {"drop": 1, "Model": "Logistic Regression (AUC = 1.0, K-fold = 3)", "False Positive Rate": 0.3, "True Positive Rate": 1.0}, {"drop": 5, "Model": "Logistic Regression (AUC = 0.99, K-fold = 2)", "False Positive Rate": 0.09091, "True Positive Rate": 1.0}, {"drop": 5, "Model": "Logistic Regression (AUC = 1.0, K-fold = 3)", "False Positive Rate": 0.1, "True Positive Rate": 1.0}, {"drop": 3, "Model": "Logistic Regression (AUC = 1.0, K-fold = 3)", "False Positive Rate": 0.3, "True Positive Rate": 1.0}, {"drop": 3, "Model": "Logistic Regression (AUC = 0.99, K-fold = 9)", "False Positive Rate": 0.1, "True Positive Rate": 1.0}, {"drop": 3, "Model": "Logistic Regression (AUC = 0.99, K-fold = 2)", "False Positive Rate": 0.3636, "True Positive Rate": 1.0}, {"drop": 6, "Model": "Logistic Regression (AUC = 1.0, K-fold = 3)", "False Positive Rate": 0.0, "True Positive Rate": 1.0}, {"drop": 3, "Model": "Logistic Regression (AUC = 0.97, K-fold = 0)", "False Positive Rate": 0.1818, "True Positive Rate": 1.0}, {"drop": 1, "Model": "Logistic Regression (AUC = 0.99, K-fold = 9)", "False Positive Rate": 0.4, "True Positive Rate": 1.0}, {"drop": 3, "Model": "Logistic Regression (AUC = 0.96, K-fold = 4)", "False Positive Rate": 0.2, "True Positive Rate": 1.0}, {"drop": 2, "Model": "Logistic Regression (AUC = 1.0, K-fold = 3)", "False Positive Rate": 0.3, "True Positive Rate": 1.0}, {"drop": 2, "Model": "Logistic Regression (AUC = 0.99, K-fold = 9)", "False Positive Rate": 0.3, "True Positive Rate": 1.0}, {"drop": 2, "Model": "Logistic Regression (AUC = 0.99, K-fold = 2)", "False Positive Rate": 0.3636, "True Positive Rate": 1.0}, {"drop": 4, "Model": "Logistic Regression (AUC = 1.0, K-fold = 3)", "False Positive Rate": 0.2, "True Positive Rate": 1.0}, {"drop": 2, "Model": "Logistic Regression (AUC = 0.96, K-fold = 4)", "False Positive Rate": 0.2, "True Positive Rate": 1.0}, {"drop": 2, "Model": "Logistic Regression (AUC = 0.94, K-fold = 7)", "False Positive Rate": 0.3, "True Positive Rate": 1.0}, {"drop": 4, "Model": "Logistic Regression (AUC = 0.99, K-fold = 2)", "False Positive Rate": 0.1818, "True Positive Rate": 1.0}, {"drop": 3, "Model": "Logistic Regression (AUC = 0.94, K-fold = 7)", "False Positive Rate": 0.3, "True Positive Rate": 1.0}, {"drop": 0, "Model": "Logistic Regression (AUC = 0.76, K-fold = 8)", "False Positive Rate": 1.0, "True Positive Rate": 1.0}], "data-7ec80491351eb1633dfb0aee95354e07": [{"False Positive Rate": 0, "True Positive Rate": 0}, {"False Positive Rate": 1, "True Positive Rate": 1}]}}
